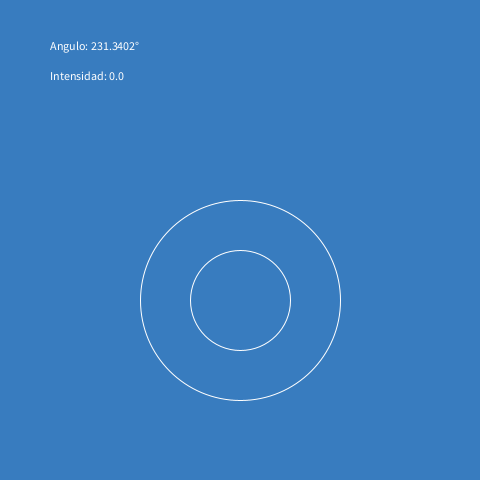
Frame 1 (no input)
Frame 60 (the mouse pressed at the canvas centre just before this capture): identical to frame 1, image omitted
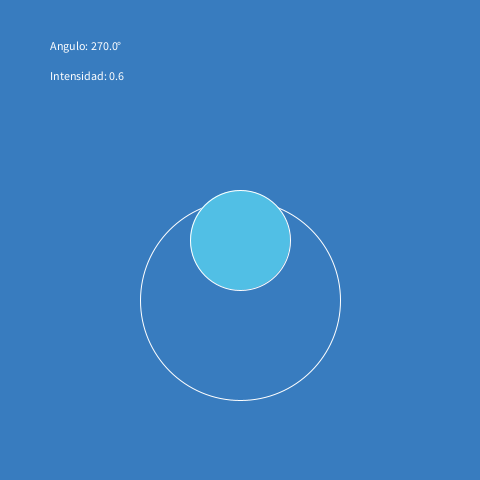
Frame 120 (the mouse held since frame 60 and released just before this capture)

The Processing sketch that drew these frames (run headless with seeded random() and noise(); from frame 60 on, the mouse is pressed at the canvas centre):

// Processing sketch: processing_139299
// ── processing_139299.pde

GUI gInterface;
Analog analog;

void setup(){
  size(480, 480);
  
  gInterface = new GUI();
  analog = new Analog(new PVector(240, 300));
  gInterface.attachAnalog(analog);
}

void draw(){
  background(#387CBF);
  gInterface.run();
  gInterface.display();
}

class Analog{
  PVector location;
  int outRadius;
  int inRadius;
  boolean dragging;
  float angle;
  
  PVector stickLocation;
  
  Analog(PVector location_){
    outRadius = 100;
    inRadius = 50;
    location = location_;
    stickLocation = new PVector(location.x, location.y);
    dragging = false;
    angle = 0;
  }
  
  void display(){
    ellipseMode(RADIUS);
    stroke(#FFFFFF);
    noFill();
    pushMatrix();
      translate(location.x, location.y);
      ellipse(0, 0, outRadius, outRadius);
    popMatrix();
    pushMatrix();
      if(mouseOver()) fill(#51BFE5);
      translate(stickLocation.x, stickLocation.y);
      ellipse(0, 0, inRadius, inRadius);
    popMatrix();  
  }
  
  void run(){
    float yDist = mouseY - location.y;
    float xDist = mouseX - location.x;
    angle = atan(yDist / xDist);
    
    if(xDist < 0) angle += PI;
    if(angle < 0) angle += 2*PI;
    
    if(mousePressed && mouseOver()){
      dragging = true;
      stickLocation.x = mouseX;
      stickLocation.y = mouseY;
    }else if(!mousePressed){
      stickLocation.x = location.x;
      stickLocation.y = location.y;
      dragging = false;
    }
    if(dragging && !mouseOver()){
      //Moves inner circle to the border tracking the mouse
      stickLocation.x = location.x + outRadius*cos(angle);
      stickLocation.y = location.y + outRadius*sin(angle);
    }
  }
  
  boolean mouseOver(){
    if(dist(location.x, location.y, mouseX, mouseY) <= outRadius){
      return true;
    }else{
      return false;
    }
  }
  
  float getAngle(){
    return angle;
  }
  
  float getStrength(){
    return map(dist(location.x, location.y, stickLocation.x, stickLocation.y), 0, outRadius, 0, 1);
  }
}

class GUI{
  ArrayList <Analog> analogs;
  
  GUI(){
    analogs = new ArrayList <Analog> ();
  }
 
  void display(){
    if(analogs.size() > 0){
      for(Analog analog : analogs){
        analog.display();
        fill(#FFFFFF);
        text("Angulo: " + degrees(analog.getAngle()) + "°", 50, 50);
        text("Intensidad: " + analog.getStrength(), 50, 80);
      }
    }
  }
 
  void run(){
    if(analogs.size() > 0){
      for(Analog analog : analogs){
        analog.run();
      }
    } 
  }
  
  void attachAnalog(Analog analog_){
    analogs.add(analog_);
  }
}
